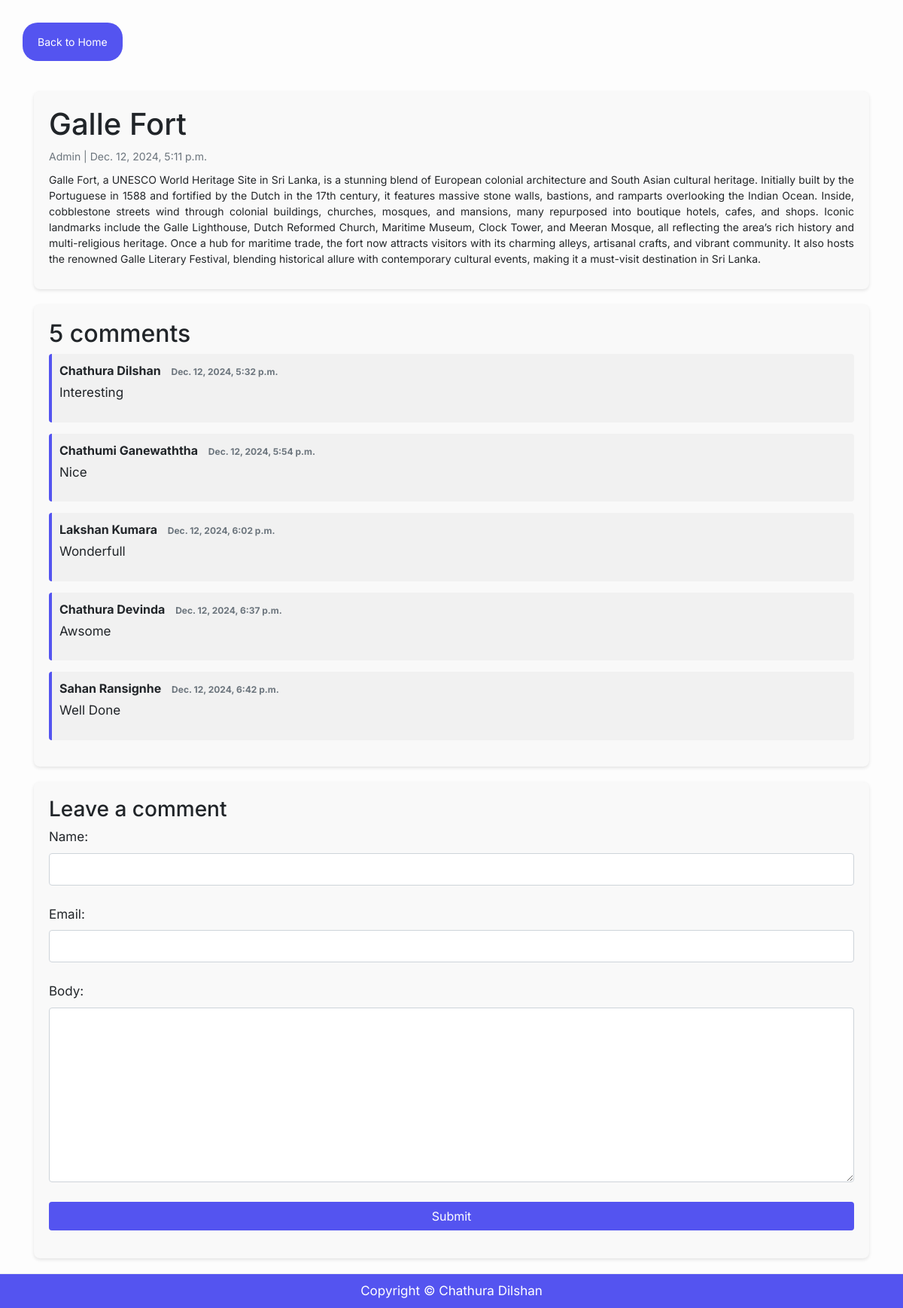
/galle-fort/, run on the app's committed database.
### blog/models.py (models this page shows, shortened)
class Post(models.Model):
    title = models.CharField(max_length=200, unique=True)
    slug = models.SlugField(max_length=200, unique=True)
    author = models.ForeignKey(User, on_delete= models.CASCADE,related_name='blog_posts')
    updated_on = models.DateTimeField(auto_now= True)
    content = models.TextField()
    created_on = models.DateTimeField(auto_now_add=True)
    status = models.IntegerField(choices=STATUS, default=0)
    class Meta:
        ordering = ['-created_on']

class Comment(models.Model):
    post = models.ForeignKey(Post,on_delete=models.CASCADE,related_name='comments')
    name = models.CharField(max_length=80)
    email = models.EmailField()
    body = models.TextField()
    created_on = models.DateTimeField(auto_now_add=True)
    active = models.BooleanField(default=False)
    class Meta:
        ordering = ['created_on']

### blog/views.py (the view)
# urls.py: path('<slug:slug>/', views.post_detail, name='post_detail')
def post_detail(request, slug):
    template_name = 'post_detail.html'
    post = get_object_or_404(Post, slug=slug)
    comments = post.comments.filter(active=True)
    new_comment = None    # Comment posted
    if request.method == 'POST':
        comment_form = CommentForm(data=request.POST)
        if comment_form.is_valid():
            new_comment = comment_form.save(commit=False)
            new_comment.post = post
            new_comment.save()
    else:
        comment_form = CommentForm()
    return render(request, template_name, {'post': post,
                                           'comments': comments,
                                           'new_comment': new_comment,
                                           'comment_form': comment_form})

### blog/forms.py
class CommentForm(forms.ModelForm):
    class Meta:
        model = Comment
        fields = ('name', 'email', 'body')

### templates/post_detail.html (shortened to what this page needs)
{% extends 'base.html' %}
{% block content %}
  <div class="back">
    <button onclick="window.location.href='/'" class="back-btn">Back to Home</button>
  </div>
  <div class="container">
    <div class="row">
      <div class="col">
        <div class="card-body">
          <h1>{% block title %} {{ post.title }} {% endblock title %}</h1>
          <p class="card-text">{{ post.author }} | {{ post.created_on }}</p>
          <p class="card-texts">{{ post.content | safe }}</p>
        </div>
        <div class="card-body">
          <h2>{{ comments.count }} comments</h2>
          {% for comment in comments %}
          <div class="comments">
            <p class="font">
            {{ comment.name }}
              <span class="comment-text">
                {{ comment.created_on }}
              </span>
            </p>
            {{ comment.body | linebreaks }}
          </div>
          {% endfor %}
        </div>
        <div class="card-body">
          {% if not new_comment %}
          <h3>Leave a comment</h3>
          <form method="post" class="form">
            {{ comment_form.as_p }}
            <button type="submit" class="btn">Submit</button>
          </form>
          {% endif %}
        </div>
      </div>
    </div>
  </div>
{% endblock content %}

### templates/base.html (shortened to what this page needs)
<!DOCTYPE html>
<html>
<head>
    <link rel="stylesheet" href="https://maxcdn.bootstrapcdn.com/bootstrap/4.0.0/css/bootstrap.min.css"
 />
</head>
<body>
    {% block content %}
    {% endblock content %}
    <footer class="foot">
        <p class="footerText">Copyright &copy; Chathura Dilshan</p>
    </footer>
</body>
</html>

### templates/post_detail.html (style rules this page uses)
.back-btn { background-color: #5454f0; color: white; border: none; padding: 15px 20px; font-size: 14px; border-radius: 20px; cursor: pointer; transition: background-color 0.3s ease; text-decoration: none; }
.back { margin-top: 30px; margin-left: 30px; }
.btn { background-color: #5454f0; color: white; border: none; padding: 8px 16px; font-size: 14px; border-radius: 4px; cursor: pointer; transition: background-color 0.3s ease; }
.container { margin: 20px auto; max-width: 1200px; }
.row { display: flex; flex-wrap: wrap; gap: 20px; }
.col { flex: 1; min-width: 300px; }
.card-body { background-color: #f9f9f9; padding: 20px; border-radius: 8px; box-shadow: 0 2px 4px rgba(0, 0, 0, 0.1); margin-top: 20px; }
.card-text { font-size: 14px; color: #6c757d; margin-bottom: 10px; }
.card-texts { font-size: 14px; color: #232629; margin-bottom: 10px; text-align: justify; }
h1 { font-size: 28px; color: #333; margin-bottom: 15px; }
h2 { font-size: 22px; color: #333; margin-bottom: 10px; }
h3 { font-size: 20px; color: #333; margin-bottom: 15px; }
.comments { margin-bottom: 15px; padding: 10px; border-left: 4px solid #5454f0; background-color: #f1f1f1; border-radius: 4px; }
.font { font-size: 16px; font-weight: bold; margin-bottom: 5px; }
.comment-text { font-size: 12px; color: #6c757d; margin-left: 10px; }
.form { display: flex; flex-direction: column; gap: 10px; }
.form input, .form textarea { width: 100%; padding: 10px; border: 1px solid #ced4da; border-radius: 4px; font-size: 14px; }

### templates/base.html (style rules this page uses)
body { font-family: "Inter", sans-serif; font-size: 17px; background-color: #fdfdfd; }
.foot { text-align: center; background-color: #5454f0; padding: 10px 0; margin-top: 20px; border-top: 1px solid #e9ecef; }
.footerText { color: #fff; margin: 0; }

### data on the page
Post: title "Galle Fort", author "Admin", created_on "Dec. 12, 2024, 5:11 p.m.", content "Galle Fort, a UNESCO World Heritage Site in Sri Lanka, is a stunning blend of European colonial architecture and South Asian cultural heritage. Initially built by the Portuguese in 1588 and fortified by the Dutch in the 17th century, it features massive stone walls, bastions, and ramparts overlooking the Indian Ocean. Inside, cobblestone streets wind through colonial buildings, churches, mosques, and mansions, many repurposed into boutique hotels, cafes, and shops. Iconic landmarks include the Galle Lighthouse, Dutch Reformed Church, Maritime Museum, Clock Tower, and Meeran Mosque, all reflecting the area’s rich history and multi-religious heritage. Once a hub for maritime trade, the fort…"
Comment: name "Chathura Dilshan", created_on "Dec. 12, 2024, 5:32 p.m.", body "Interesting"
Comment: name "Chathumi Ganewaththa", created_on "Dec. 12, 2024, 5:54 p.m.", body "Nice"
Comment: name "Lakshan Kumara", created_on "Dec. 12, 2024, 6:02 p.m.", body "Wonderfull"
Comment: name "Chathura Devinda", created_on "Dec. 12, 2024, 6:37 p.m.", body "Awsome"
Comment: name "Sahan Ransignhe", created_on "Dec. 12, 2024, 6:42 p.m.", body "Well Done"

### other printed values
{{ comments.count }} "5"
